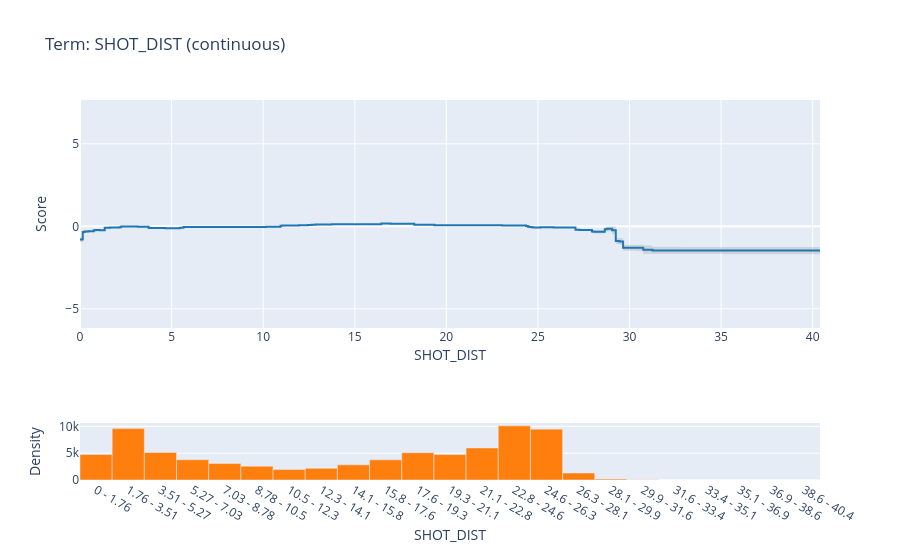

Write notebook code for a chart like this one.
### Code cell
target_feature = 'SHOT_DIST'

feature_index = feature_cols.index(target_feature)

feature_fig = ebm_global.visualize(feature_index)
feature_fig.show()

### Figure 1 — Plotly figure (JSON) as saved in the notebook; plotly's stock layout.template omitted (floating-point values rounded to 4 significant figures; data arrays with more than 128 entries replaced by an {"elided": "..."} marker saying what was removed)
{"data": [{"line": {"shape": "hv", "width": 0}, "marker": {"color": "#444"}, "mode": "lines", "name": "Lower Bound", "type": "scatter", "x": {"elided": "302 float values"}, "xaxis": "x", "y": {"elided": "302 float values"}, "yaxis": "y"}, {"fill": "tonexty", "fillcolor": "rgba(68, 68, 68, 0.15)", "line": {"color": "rgb(31, 119, 180)", "shape": "hv"}, "mode": "lines", "name": "Main", "type": "scatter", "x": {"elided": "302 float values"}, "xaxis": "x", "y": {"elided": "302 float values"}, "yaxis": "y"}, {"fill": "tonexty", "fillcolor": "rgba(68, 68, 68, 0.15)", "line": {"shape": "hv", "width": 0}, "marker": {"color": "#444"}, "mode": "lines", "name": "Upper Bound", "type": "scatter", "x": {"elided": "302 float values"}, "xaxis": "x", "y": {"elided": "302 float values"}, "yaxis": "y"}, {"hovertemplate": "(%{hovertext}): %{y}", "hovertext": ["0 - 1.76", "1.76 - 3.51", "3.51 - 5.27", "5.27 - 7.03", "7.03 - 8.78", "8.78 - 10.5", "10.5 - 12.3", "12.3 - 14.1", "14.1 - 15.8", "15.8 - 17.6", "17.6 - 19.3", "19.3 - 21.1", "21.1 - 22.8", "22.8 - 24.6", "24.6 - 26.3", "26.3 - 28.1", "28.1 - 29.9", "29.9 - 31.6", "31.6 - 33.4", "33.4 - 35.1", "35.1 - 36.9", "36.9 - 38.6", "38.6 - 40.4"], "marker": {"color": "#ff7f0e"}, "name": "Distribution", "type": "bar", "x": [0.8783, 2.635, 4.391, 6.148, 7.904, 9.661, 11.42, 13.17, 14.93, 16.69, 18.44, 20.2, 21.96, 23.71, 25.47, 27.23, 28.98, 30.74, 32.5, 34.25, 36.01, 37.77, 39.52], "xaxis": "x2", "y": [4777, 9591, 5125, 3788, 3070, 2582, 1949, 2175, 2827, 3761, 5092, 4747, 5974, 10101, 9490, 1300, 173, 39, 8, 6, 2, 2, 4], "yaxis": "y2"}], "layout": {"bargap": 0, "showlegend": false, "title": {"text": "Term: SHOT_DIST (continuous)"}, "xaxis": {"anchor": "y", "domain": [0, 1], "matches": "x", "title": {"standoff": 0, "text": "SHOT_DIST"}}, "xaxis2": {"anchor": "y2", "domain": [0, 1], "matches": "x", "tickmode": "array", "ticktext": ["0 - 1.76", "1.76 - 3.51", "3.51 - 5.27", "5.27 - 7.03", "7.03 - 8.78", "8.78 - 10.5", "10.5 - 12.3", "12.3 - 14.1", "14.1 - 15.8", "15.8 - 17.6", "17.6 - 19.3", "19.3 - 21.1", "21.1 - 22.8", "22.8 - 24.6", "24.6 - 26.3", "26.3 - 28.1", "28.1 - 29.9", "29.9 - 31.6", "31.6 - 33.4", "33.4 - 35.1", "35.1 - 36.9", "36.9 - 38.6", "38.6 - 40.4"], "tickvals": [0.8783, 2.635, 4.391, 6.148, 7.904, 9.661, 11.42, 13.17, 14.93, 16.69, 18.44, 20.2, 21.96, 23.71, 25.47, 27.23, 28.98, 30.74, 32.5, 34.25, 36.01, 37.77, 39.52], "title": {"standoff": 0, "text": "SHOT_DIST"}}, "yaxis": {"anchor": "x", "domain": [0.4, 1], "range": [-6.162, 7.657], "title": {"text": "Score"}}, "yaxis2": {"anchor": "x2", "domain": [0, 0.15], "title": {"text": "Density"}}}}
